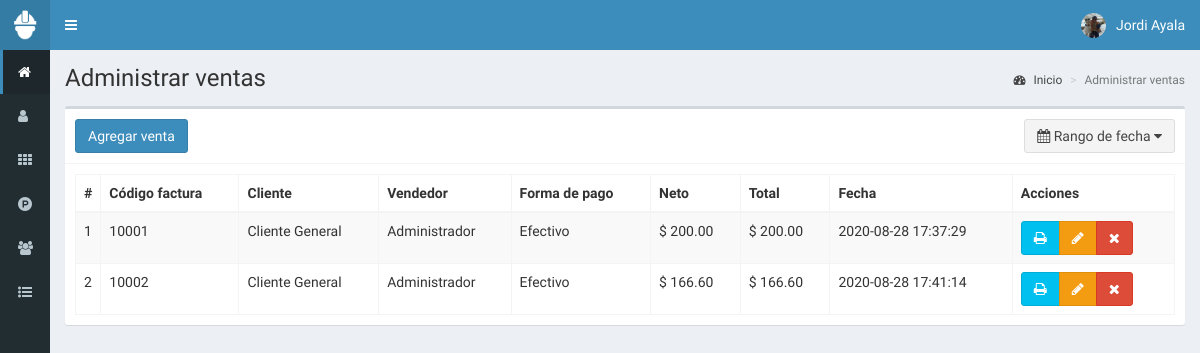
The page /ventas (signed in) on the database its author committed.
### tables this page shows
CREATE TABLE `ventas` (
  `id` int(11) NOT NULL,
  `codigo` int(11) NOT NULL,
  `id_cliente` int(11) NOT NULL,
  `id_vendedor` int(11) NOT NULL,
  `productos` text NOT NULL,
  `impuesto` float NOT NULL,
  `neto` float NOT NULL,
  `total` float NOT NULL,
  `metodo_pago` text NOT NULL,
  `fecha` timestamp NOT NULL DEFAULT current_timestamp() ON UPDATE current_timestamp()
);

CREATE TABLE `clientes` (
  `id` int(11) NOT NULL,
  `nombre` text NOT NULL,
  `documento` int(11) NOT NULL,
  `email` text NOT NULL,
  `telefono` text NOT NULL,
  `direccion` text NOT NULL,
  `fecha_nacimiento` date NOT NULL,
  `compras` int(11) NOT NULL,
  `ultima_compra` datetime NOT NULL,
  `fecha` timestamp NOT NULL DEFAULT current_timestamp() ON UPDATE current_timestamp()
);

CREATE TABLE `usuarios` (
  `id` int(11) NOT NULL,
  `nombre` text NOT NULL,
  `usuario` text NOT NULL,
  `password` text NOT NULL,
  `perfil` text NOT NULL,
  `foto` text NOT NULL,
  `estado` int(11) NOT NULL,
  `ultimo_login` datetime NOT NULL,
  `fecha` timestamp NOT NULL DEFAULT current_timestamp() ON UPDATE current_timestamp()
);

### controladores/plantilla.controlador.php (called while the page is built)
<?php
class ControladorPlantilla{
	static public function ctrPlantilla(){
		include "vistas/plantilla.php";
	}
}

### index.php (called while the page is built, shortened)
<?php
require_once "controladores/plantilla.controlador.php";
require_once "controladores/usuarios.controlador.php";
require_once "controladores/clientes.controlador.php";
require_once "controladores/ventas.controlador.php";
require_once "modelos/usuarios.modelo.php";
require_once "modelos/clientes.modelo.php";
require_once "modelos/ventas.modelo.php";
$plantilla = new ControladorPlantilla();
$plantilla -> ctrPlantilla();

### controladores/ventas.controlador.php (called while the page is built, shortened)
<?php
class ControladorVentas{
	static public function ctrRangoFechasVentas($fechaInicial, $fechaFinal){
		$tabla = "ventas";
		$respuesta = ModeloVentas::mdlRangoFechasVentas($tabla, $fechaInicial, $fechaFinal);
		return $respuesta;
	}
}

### modelos/conexion.php (called while the page is built)
<?php
class Conexion{
	static public function conectar(){
		$link = new PDO("mysql:host=127.0.0.1;dbname=pos",
			            "root",
			            "");
		$link->exec("set names utf8");
		return $link;
	}
}

### modelos/ventas.modelo.php (called while the page is built, shortened)
<?php
require_once "conexion.php";
class ModeloVentas{
	static public function mdlRangoFechasVentas($tabla, $fechaInicial, $fechaFinal){
		if($fechaInicial == null){
			$stmt = Conexion::conectar()->prepare("SELECT * FROM $tabla ORDER BY id ASC");
			$stmt -> execute();
			return $stmt -> fetchAll();
		}else if($fechaInicial == $fechaFinal){
			$stmt = Conexion::conectar()->prepare("SELECT * FROM $tabla WHERE fecha like '%$fechaFinal%'");
			$stmt -> bindParam(":fecha", $fechaFinal, PDO::PARAM_STR);
			$stmt -> execute();
			return $stmt -> fetchAll();
		}
	}
}

### controladores/clientes.controlador.php (called while the page is built, shortened)
<?php
class ControladorClientes{
	static public function ctrMostrarClientes($item, $valor){
		$tabla = "clientes";
		$respuesta = ModeloClientes::mdlMostrarClientes($tabla, $item, $valor);
		return $respuesta;
	}
}

### modelos/clientes.modelo.php (called while the page is built, shortened)
<?php
require_once "conexion.php";
class ModeloClientes{
	static public function mdlMostrarClientes($tabla, $item, $valor){
		if($item != null){
			$stmt = Conexion::conectar()->prepare("SELECT * FROM $tabla WHERE $item = :$item");
			$stmt -> bindParam(":".$item, $valor, PDO::PARAM_STR);
			$stmt -> execute();
			return $stmt -> fetch();
		}else{
			$stmt = Conexion::conectar()->prepare("SELECT * FROM $tabla");
			$stmt -> execute();
			return $stmt -> fetchAll();
		}
	}
}

### controladores/usuarios.controlador.php (called while the page is built, shortened)
<?php
class ControladorUsuarios{
	static public function ctrMostrarUsuarios($item, $valor){
		$tabla = "usuarios";
		$respuesta = ModeloUsuarios::MdlMostrarUsuarios($tabla, $item, $valor);
		return $respuesta;
	}
}

### modelos/usuarios.modelo.php (called while the page is built, shortened)
<?php
require_once "conexion.php";
class ModeloUsuarios{
	static public function mdlMostrarUsuarios($tabla, $item, $valor){
		if($item != null){
			$stmt = Conexion::conectar()->prepare("SELECT * FROM $tabla WHERE $item = :$item");
			$stmt -> bindParam(":".$item, $valor, PDO::PARAM_STR);
			$stmt -> execute();
			return $stmt -> fetch();
		}else{
			$stmt = Conexion::conectar()->prepare("SELECT * FROM $tabla");
			$stmt -> execute();
			return $stmt -> fetchAll();
		}
	}
}

### vistas/modulos/ventas.php (the view, shortened to what this page needs)
<div class="content-wrapper">
  <section class="content-header">
    <h1>
      Administrar ventas
    </h1>
    <ol class="breadcrumb">
      <li><a href="inicio"><i class="fa fa-dashboard"></i> Inicio</a></li>
      <li class="active">Administrar ventas</li>
    </ol>
  </section>
  <section class="content">
    <div class="box">
      <div class="box-header with-border">
        <a href="crear-venta">
          <button class="btn btn-primary">
            Agregar venta
          </button>
        </a>
         <button type="button" class="btn btn-default pull-right" id="daterange-btn">
            <span>
              <i class="fa fa-calendar"></i> Rango de fecha
            </span>
            <i class="fa fa-caret-down"></i>
         </button>
      </div>
      <div class="box-body">
       <table class="table table-bordered table-striped dt-responsive tablas" width="100%">
        <thead>
         <tr>
           <th style="width:10px">#</th>
           <th>Código factura</th>
           <th>Cliente</th>
           <th>Vendedor</th>
           <th>Forma de pago</th>
           <th>Neto</th>
           <th>Total</th>
           <th>Fecha</th>
           <th>Acciones</th>
         </tr>
        </thead>
        <tbody>
        <?php
          if(isset($_GET["fechaInicial"])){
            $fechaInicial = $_GET["fechaInicial"];
            $fechaFinal = $_GET["fechaFinal"];
          }else{
            $fechaInicial = null;
            $fechaFinal = null;
          }
          $respuesta = ControladorVentas::ctrRangoFechasVentas($fechaInicial, $fechaFinal);
          foreach ($respuesta as $key => $value) {
           echo '<tr>
                  <td>'.($key+1).'</td>
                  <td>'.$value["codigo"].'</td>';
                  $itemCliente = "id";
                  $valorCliente = $value["id_cliente"];
                  $respuestaCliente = ControladorClientes::ctrMostrarClientes($itemCliente, $valorCliente);
                  echo '<td>'.$respuestaCliente["nombre"].'</td>';
                  $itemUsuario = "id";
                  $valorUsuario = $value["id_vendedor"];
                  $respuestaUsuario = ControladorUsuarios::ctrMostrarUsuarios($itemUsuario, $valorUsuario);
                  echo '<td>'.$respuestaUsuario["nombre"].'</td>
                  <td>'.$value["metodo_pago"].'</td>
                  <td>$ '.number_format($value["neto"],2).'</td>
                  <td>$ '.number_format($value["total"],2).'</td>
                  <td>'.$value["fecha"].'</td>
                  <td>
                    <div class="btn-group">
                      <button class="btn btn-info btnImprimirFactura" codigoVenta="'.$value["codigo"].'">
                        <i class="fa fa-print"></i>
                      </button>';
                      if($_SESSION["perfil"] == "Administrador"){
                      echo '<button class="btn btn-warning btnEditarVenta" idVenta="'.$value["id"].'"><i class="fa fa-pencil"></i></button>
                      <button class="btn btn-danger btnEliminarVenta" idVenta="'.$value["id"].'"><i class="fa fa-times"></i></button>';
                    }
                    echo '</div>
                  </td>
                </tr>';
            }
        ?>
        </tbody>
       </table>
      </div>
    </div>
  </section>
</div>

### vistas/plantilla.php (shortened to what this page needs)
<!DOCTYPE html>
<html>
<head>
  <link rel="stylesheet" href="vistas/bower_components/bootstrap/dist/css/bootstrap.min.css">
  <link rel="stylesheet" href="vistas/bower_components/font-awesome/css/font-awesome.min.css">
  <link rel="stylesheet" href="vistas/bower_components/Ionicons/css/ionicons.min.css">
  <link rel="stylesheet" href="vistas/dist/css/AdminLTE.css">
  <link rel="stylesheet" href="vistas/dist/css/skins/_all-skins.min.css">
  <link rel="stylesheet" href="vistas/bower_components/datatables.net-bs/css/dataTables.bootstrap.min.css">
  <link rel="stylesheet" href="vistas/bower_components/datatables.net-bs/css/responsive.bootstrap.min.css">
  <link rel="stylesheet" href="vistas/plugins/iCheck/all.css">
  <link rel="stylesheet" href="vistas/bower_components/bootstrap-daterangepicker/daterangepicker.css">
  <link rel="stylesheet" href="vistas/bower_components/morris.js/morris.css">
</head>
<body class="hold-transition skin-blue sidebar-collapse sidebar-mini login-page">
  <?php
  if(isset($_SESSION["iniciarSesion"]) && $_SESSION["iniciarSesion"] == "ok"){
   echo '<div class="wrapper">';
    include "modulos/cabezote.php";
    include "modulos/menu.php";
    if(isset($_GET["ruta"])){
      if($_GET["ruta"] == "inicio" ||
         $_GET["ruta"] == "usuarios" ||
         $_GET["ruta"] == "categorias" ||
         $_GET["ruta"] == "productos" ||
         $_GET["ruta"] == "clientes" ||
         $_GET["ruta"] == "ventas" ||
         $_GET["ruta"] == "crear-venta" ||
         $_GET["ruta"] == "editar-venta" ||
         $_GET["ruta"] == "reportes" ||
         $_GET["ruta"] == "salir"){
        include "modulos/".$_GET["ruta"].".php";
      }else{
        include "modulos/404.php";
      }
    }else{
      include "modulos/inicio.php";
    }
    echo '</div>';
  }else{
    include "modulos/login.php";
  }
  ?>
</body>
</html>

### vistas/modulos/cabezote.php (shortened to what this page needs)
<header class="main-header">
	<a href="inicio" class="logo">
		<span class="logo-mini">
			<img src="vistas/img/plantilla/icono-blanco.png" class="img-responsive" style="padding:10px">
		</span>
	</a>
	<nav class="navbar navbar-static-top" role="navigation">
		<a href="#" class="sidebar-toggle" data-toggle="push-menu" role="button">
		</a>
		<div class="navbar-custom-menu">
			<ul class="nav navbar-nav">
				<li class="dropdown user user-menu">
					<a href="#" class="dropdown-toggle" data-toggle="dropdown">
						<?php
						if ($_SESSION["foto"] != "") {
							echo '<img src="' . $_SESSION["foto"] . '" class="user-image">';
						} else {
							echo '<img src="vistas/img/usuarios/default/anonymous.png" class="user-image">';
						}
						?>
						<span class="hidden-xs"><?php echo $_SESSION["nombre"]; ?></span>
					</a>
				</li>
			</ul>
		</div>
	</nav>
</header>

### vistas/modulos/menu.php (shortened to what this page needs)
<aside class="main-sidebar">
	 <section class="sidebar">
		<ul class="sidebar-menu">
		<?php
		if($_SESSION["perfil"] == "Administrador"){
			echo '<li class="active">
				<a href="inicio">
					<i class="fa fa-home"></i>
					<span>Inicio</span>
				</a>
			</li>
			<li>
				<a href="usuarios">
					<i class="fa fa-user"></i>
					<span>Usuarios</span>
				</a>
			</li>';
		}
		if($_SESSION["perfil"] == "Administrador" || $_SESSION["perfil"] == "Especial"){
			echo '<li>
				<a href="categorias">
					<i class="fa fa-th"></i>
					<span>Categorías</span>
				</a>
			</li>
			<li>
				<a href="productos">
					<i class="fa fa-product-hunt"></i>
					<span>Productos</span>
				</a>
			</li>';
		}
		if($_SESSION["perfil"] == "Administrador" || $_SESSION["perfil"] == "Vendedor"){
			echo '<li>
				<a href="clientes">
					<i class="fa fa-users"></i>
					<span>Clientes</span>
				</a>
			</li>';
		}
		if($_SESSION["perfil"] == "Administrador" || $_SESSION["perfil"] == "Vendedor"){
			echo '<li class="treeview">
				<a href="#">
					<i class="fa fa-list-ul"></i>
					<span>Ventas</span>
					<span class="pull-right-container">
						<i class="fa fa-angle-left pull-right"></i>
					</span>
				</a>
				<ul class="treeview-menu">
					<li>
						<a href="ventas">
							<i class="fa fa-circle-o"></i>
							<span>Administrar ventas</span>
						</a>
					</li>
					<li>
						<a href="crear-venta">
							<i class="fa fa-circle-o"></i>
							<span>Crear venta</span>
						</a>
					</li>';
				echo '</ul>
			</li>';
		}
		?>
		</ul>
	 </section>
</aside>

### rows shown on the page
ventas: codigo "10001", id_cliente.nombre "Cliente General", usuarios.nombre "Administrador", metodo_pago "Efectivo", neto "200.00", total "200.00", fecha "2020-08-28 17:37:29"
ventas: codigo "10002", id_cliente.nombre "Cliente General", usuarios.nombre "Administrador", metodo_pago "Efectivo", neto "166.60", total "166.60", fecha "2020-08-28 17:41:14"

### other values the page prints
$_SESSION["nombre"] "Jordi Ayala"
